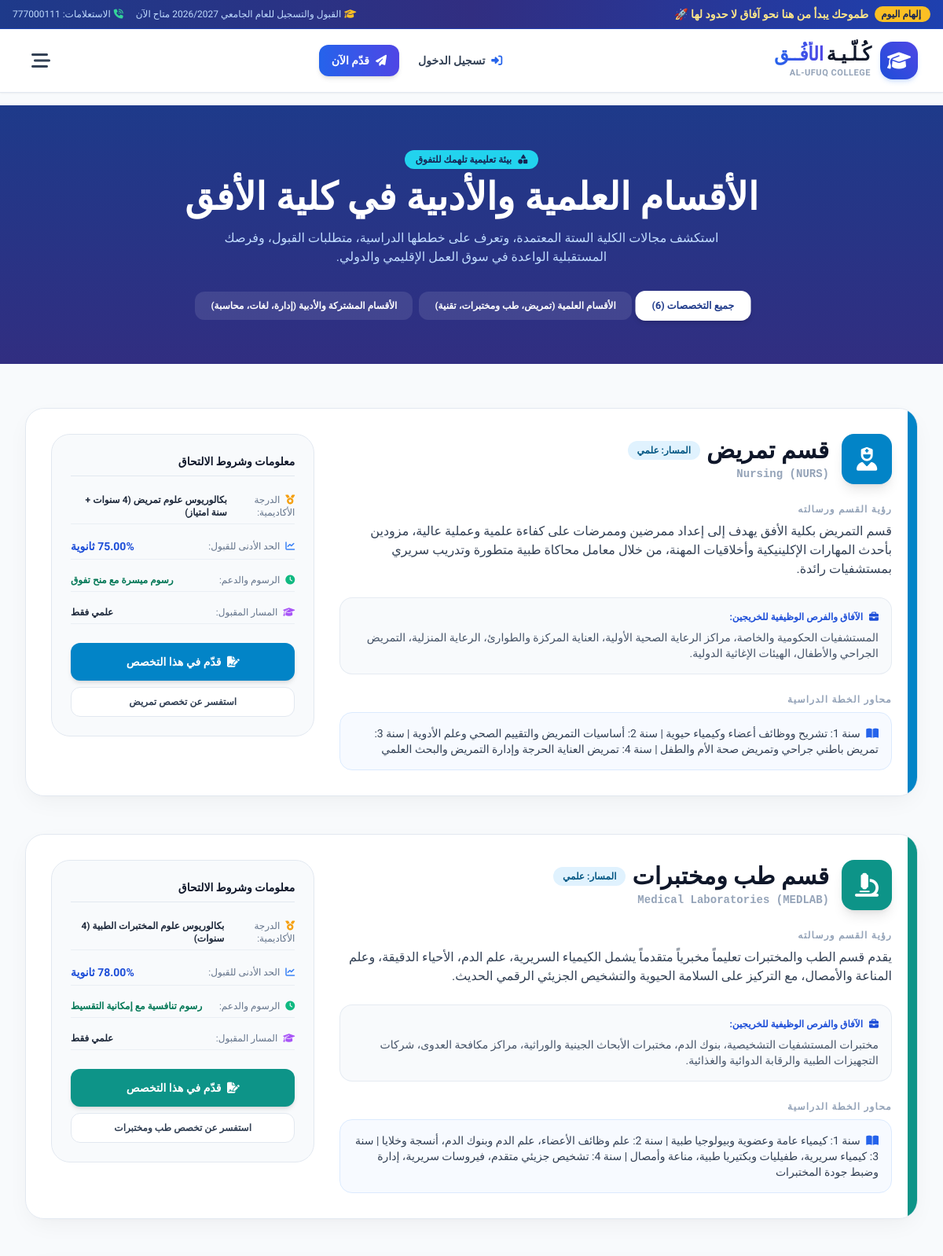
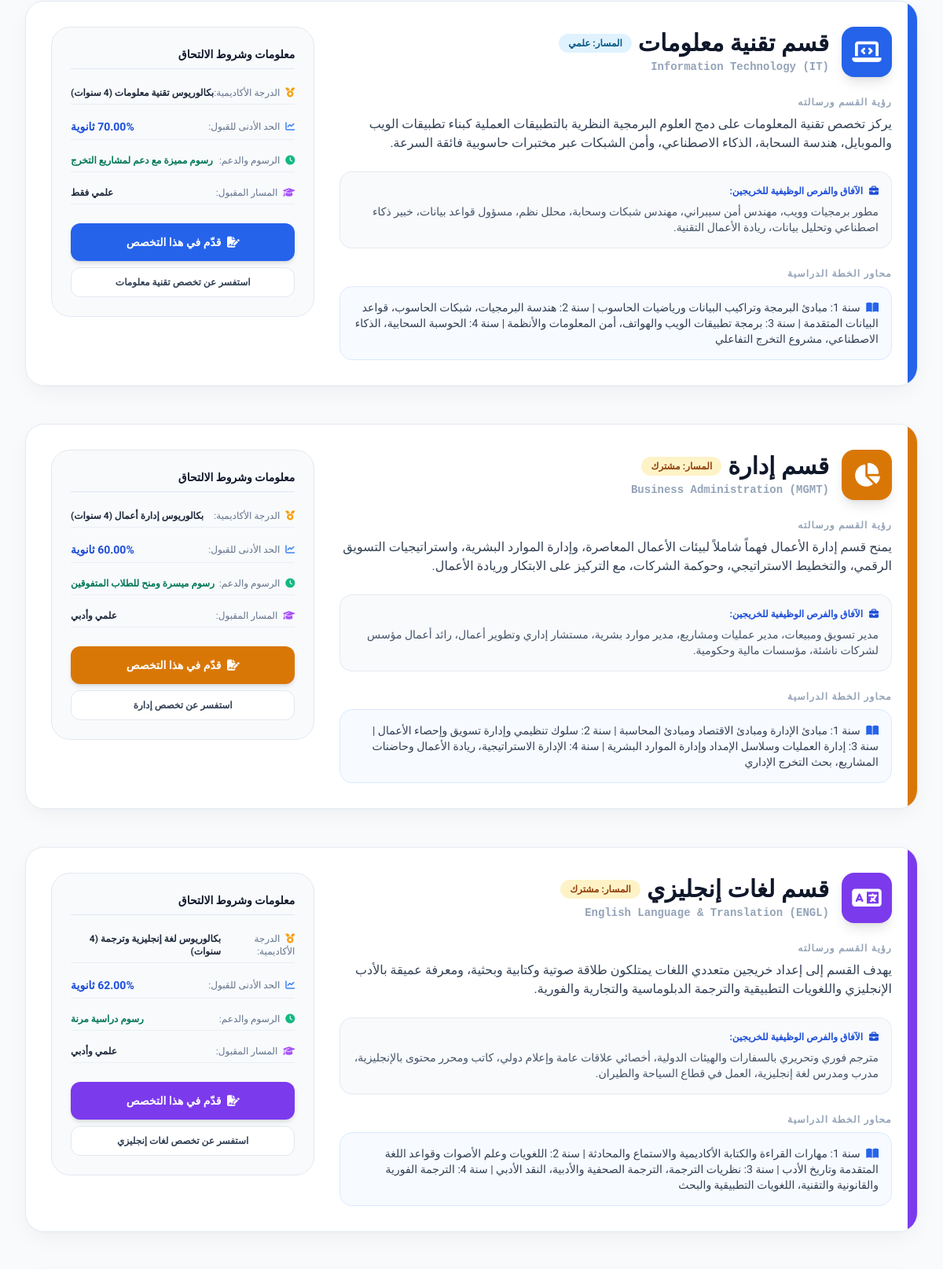
The page /departments.php (upper part) on the database its author committed (2 pictures, top to bottom).
### tables this page shows
CREATE TABLE `departments` (
  `id` INT AUTO_INCREMENT PRIMARY KEY,
  `code` VARCHAR(10) NOT NULL UNIQUE,
  `name_ar` VARCHAR(100) NOT NULL,
  `name_en` VARCHAR(100) NOT NULL,
  `track_type` ENUM('علمي', 'أدبي', 'مشترك') NOT NULL,
  `icon` VARCHAR(50) NOT NULL DEFAULT 'fa-graduation-cap',
  `color_accent` VARCHAR(20) NOT NULL DEFAULT '#2563eb',
  `degree` VARCHAR(50) NOT NULL DEFAULT 'بكالوريوس (4 سنوات)',
  `min_percentage` DECIMAL(5,2) NOT NULL DEFAULT 65.00,
  `annual_fee` VARCHAR(50) NOT NULL DEFAULT 'مناسبة ومدعومة',
  `short_desc` TEXT NOT NULL,
  `full_desc` LONGTEXT NOT NULL,
  `career_opportunities` TEXT NOT NULL,
  `study_plan` TEXT NOT NULL,
  `image` VARCHAR(255) DEFAULT 'dept_default.jpg'
);

### config/db.php (called while the page is built, shortened)
<?php
function clean_input($data) {
    return htmlspecialchars(trim((string)$data), ENT_QUOTES, 'UTF-8');
}

### departments.php (the view, shortened to what this page needs)
<?php
require_once __DIR__ . '/config/db.php';
$filter = clean_input($_GET['track'] ?? 'all');
if ($filter === 'scientific') {
    $stmt = $pdo->prepare("SELECT * FROM departments WHERE track_type = 'علمي' ORDER BY id ASC");
    $stmt->execute();
} elseif ($filter === 'literary') {
    $stmt = $pdo->prepare("SELECT * FROM departments WHERE track_type IN ('أدبي', 'مشترك') ORDER BY id ASC");
    $stmt->execute();
} else {
    $stmt = $pdo->query("SELECT * FROM departments ORDER BY id ASC");
}
$departments = $stmt->fetchAll();
require_once __DIR__ . '/includes/header.php';
?>
<section class="bg-gradient-to-b from-blue-900 to-indigo-900 text-white py-14 relative overflow-hidden">
    <div class="max-w-7xl mx-auto px-4 sm:px-6 lg:px-8 relative z-10 text-center">
        <span class="inline-flex items-center gap-2 px-3.5 py-1 rounded-full bg-cyan-400 text-blue-950 font-black text-xs shadow-sm mb-3">
            <i class="fa-solid fa-shapes"></i> بيئة تعليمية تلهمك للتفوق
        </span>
        <h1 class="text-3xl sm:text-5xl font-black mb-4">الأقسام العلمية والأدبية في كلية الأفق</h1>
        <p class="text-blue-200 text-sm sm:text-base max-w-2xl mx-auto leading-relaxed">
            استكشف مجالات الكلية الستة المعتمدة، وتعرف على خططها الدراسية، متطلبات القبول، وفرصك المستقبلية الواعدة في سوق العمل الإقليمي والدولي.
        </p>
        <div class="flex justify-center gap-2 mt-8">
            <a href="departments.php?track=all" class="px-5 py-2.5 rounded-xl font-bold text-xs transition-all <?= $filter == 'all' ? 'bg-white text-blue-900 shadow-md scale-105' : 'bg-white/10 text-white hover:bg-white/20' ?>">
                جميع التخصصات (6)
            </a>
            <a href="departments.php?track=scientific" class="px-5 py-2.5 rounded-xl font-bold text-xs transition-all <?= $filter == 'scientific' ? 'bg-white text-blue-900 shadow-md scale-105' : 'bg-white/10 text-white hover:bg-white/20' ?>">
                الأقسام العلمية (تمريض، طب ومختبرات، تقنية)
            </a>
            <a href="departments.php?track=literary" class="px-5 py-2.5 rounded-xl font-bold text-xs transition-all <?= $filter == 'literary' ? 'bg-white text-blue-900 shadow-md scale-105' : 'bg-white/10 text-white hover:bg-white/20' ?>">
                الأقسام المشتركة والأدبية (إدارة، لغات، محاسبة)
            </a>
        </div>
    </div>
</section>
<div class="max-w-7xl mx-auto px-4 sm:px-6 lg:px-8 py-14 space-y-12">
    <?php foreach ($departments as $dept): ?>
        <div id="dept-<?= $dept['id'] ?>" class="glass-card rounded-3xl p-8 border border-slate-200 scroll-mt-28 relative overflow-hidden">
            <div class="absolute top-0 right-0 w-3 h-full" style="background-color: <?= $dept['color_accent'] ?>;"></div>
            <div class="grid grid-cols-1 lg:grid-cols-12 gap-8 items-start">
                <div class="lg:col-span-8 space-y-6">
                    <div class="flex items-center gap-4">
                        <div class="w-16 h-16 rounded-2xl flex items-center justify-center text-3xl text-white shadow-lg" style="background-color: <?= $dept['color_accent'] ?>;">
                            <i class="fa-solid <?= $dept['icon'] ?>"></i>
                        </div>
                        <div>
                            <div class="flex items-center gap-2">
                                <h2 class="text-2xl sm:text-3xl font-black text-slate-900">
                                    قسم <?= htmlspecialchars($dept['name_ar']) ?>
                                </h2>
                                <span class="text-xs font-black px-3 py-1 rounded-full <?= $dept['track_type'] == 'علمي' ? 'bg-sky-100 text-sky-800' : 'bg-amber-100 text-amber-800' ?>">
                                    المسار: <?= $dept['track_type'] ?>
                                </span>
                            </div>
                            <div class="text-sm font-bold text-slate-400 font-mono mt-0.5">
                                <?= htmlspecialchars($dept['name_en']) ?> (<?= htmlspecialchars($dept['code']) ?>)
                            </div>
                        </div>
                    </div>
                    <div>
                        <h4 class="text-xs font-extrabold text-slate-400 uppercase tracking-widest mb-2">رؤية القسم ورسالته</h4>
                        <p class="text-slate-700 text-sm sm:text-base leading-relaxed">
                            <?= htmlspecialchars($dept['full_desc']) ?>
                        </p>
                    </div>
                    <div class="p-4 rounded-2xl bg-slate-50 border border-slate-200/80">
                        <h4 class="text-xs font-extrabold text-blue-700 flex items-center gap-2 mb-2">
                            <i class="fa-solid fa-briefcase"></i> الآفاق والفرص الوظيفية للخريجين:
                        </h4>
                        <p class="text-slate-600 text-xs sm:text-sm leading-relaxed">
                            <?= htmlspecialchars($dept['career_opportunities']) ?>
                        </p>
                    </div>
                    <div>
                        <h4 class="text-xs font-extrabold text-slate-400 uppercase tracking-widest mb-2">محاور الخطة الدراسية</h4>
                        <div class="p-4 rounded-2xl bg-blue-50/50 border border-blue-100 text-xs sm:text-sm text-slate-700 leading-relaxed">
                            <i class="fa-solid fa-book-open text-blue-600 ml-1"></i>
                            <?= htmlspecialchars($dept['study_plan']) ?>
                        </div>
                    </div>
                </div>
                <div class="lg:col-span-4 bg-slate-50 rounded-3xl p-6 border border-slate-200 space-y-4">
                    <h4 class="font-black text-slate-900 text-sm pb-2 border-b border-slate-200">
                        معلومات وشروط الالتحاق
                    </h4>
                    <div class="space-y-3 text-xs">
                        <div class="flex justify-between items-center py-1.5 border-b border-slate-200/60">
                            <span class="text-slate-500 font-medium"><i class="fa-solid fa-medal ml-1 text-amber-500"></i> الدرجة الأكاديمية:</span>
                            <span class="font-bold text-slate-800"><?= htmlspecialchars($dept['degree']) ?></span>
                        </div>
                        <div class="flex justify-between items-center py-1.5 border-b border-slate-200/60">
                            <span class="text-slate-500 font-medium"><i class="fa-solid fa-chart-line ml-1 text-blue-500"></i> الحد الأدنى للقبول:</span>
                            <span class="font-black text-blue-700 text-sm"><?= $dept['min_percentage'] ?>% ثانوية</span>
                        </div>
                        <div class="flex justify-between items-center py-1.5 border-b border-slate-200/60">
                            <span class="text-slate-500 font-medium"><i class="fa-solid fa-clock ml-1 text-emerald-500"></i> الرسوم والدعم:</span>
                            <span class="font-bold text-emerald-700"><?= htmlspecialchars($dept['annual_fee']) ?></span>
                        </div>
                        <div class="flex justify-between items-center py-1.5 border-b border-slate-200/60">
                            <span class="text-slate-500 font-medium"><i class="fa-solid fa-graduation-cap ml-1 text-purple-500"></i> المسار المقبول:</span>
                            <span class="font-bold text-slate-800"><?= $dept['track_type'] == 'علمي' ? 'علمي فقط' : 'علمي وأدبي' ?></span>
                        </div>
                    </div>
                    <div class="pt-2 space-y-2">
                        <a href="admissions.php?dept=<?= $dept['id'] ?>" class="block w-full py-3.5 rounded-xl text-center text-white font-extrabold text-sm shadow-md hover:scale-[1.02] transition-all" style="background-color: <?= $dept['color_accent'] ?>;">
                            <i class="fa-solid fa-file-signature ml-1"></i> قدّم في هذا التخصص
                        </a>
                        <a href="inquiries.php?q=<?= urlencode($dept['name_ar']) ?>" class="block w-full py-2.5 rounded-xl text-center bg-white border border-slate-200 hover:bg-slate-100 text-slate-700 font-bold text-xs transition-all">
                            استفسر عن تخصص <?= htmlspecialchars($dept['name_ar']) ?>
                        </a>
                    </div>
                </div>
            </div>
        </div>
    <?php endforeach; ?>
</div>
<?php require_once __DIR__ . '/includes/footer.php'; ?>

### assets/css/style.css (style rules this page uses)
:root { --primary: #1e3a8a; --primary-light: #3b82f6; --secondary: #0891b2; --accent-gold: #f59e0b; --accent-emerald: #10b981; --accent-rose: #f43f5e; --bg-soft: #f8fafc; --text-main: #0f172a; --text-muted: #64748b; --card-bg: rgba(255, 255, 255, 0.95); --border-subtle: #e2e8f0; }
* { font-family: 'Tajawal', 'Cairo', sans-serif; box-sizing: border-box; }
body { background-color: #f8fafc; color: var(--text-main); direction: rtl; text-align: right; overflow-x: hidden; }
.glass-card { background: rgba(255, 255, 255, 0.88); backdrop-filter: blur(12px); -webkit-backdrop-filter: blur(12px); border: 1px solid rgba(255, 255, 255, 0.6); box-shadow: 0 10px 30px -5px rgba(0, 0, 0, 0.05), 0 4px 6px -2px rgba(0, 0, 0, 0.02); transition: all 0.3s cubic-bezier(0.4, 0, 0.2, 1); }

### rows shown on the page
departments: name_ar "تمريض", track_type "علمي", name_en "Nursing", code "NURS", full_desc "قسم التمريض بكلية الأفق يهدف إلى إعداد ممرضين وممرضات على كفاءة علمية وعملية عالية، مزودين بأحدث المهارات الإكلينيكية وأخلاقيات المهنة، من خلال معامل محاكاة طبية متطورة وتدريب سريري بمستشفيات رائدة.", career_opportunities "المستشفيات الحكومية والخاصة، مراكز الرعاية الصحية الأولية، العناية المركزة والطوارئ، الرعاية المنزلية، التمريض الجراحي والأطفال، الهيئات الإغاثية الدولية.", study_plan "سنة 1: تشريح ووظائف أعضاء وكيمياء حيوية | سنة 2: أساسيات التمريض والتقييم الصحي وعلم الأدوية | سنة 3: تمريض باطني جراحي وتمريض صحة الأم والطفل | سنة 4: تمريض العناية الحرجة وإدارة التمريض والبحث العلمي", degree "بكالوريوس علوم تمريض (4 سنوات + سنة امتياز)", min_percentage "75.00", annual_fee "رسوم ميسرة مع منح تفوق", shows "علمي فقط"
departments: name_ar "طب ومختبرات", track_type "علمي", name_en "Medical Laboratories", code "MEDLAB", full_desc "يقدم قسم الطب والمختبرات تعليماً مخبرياً متقدماً يشمل الكيمياء السريرية، علم الدم، الأحياء الدقيقة، وعلم المناعة والأمصال، مع التركيز على السلامة الحيوية والتشخيص الجزيئي الرقمي الحديث.", career_opportunities "مختبرات المستشفيات التشخيصية، بنوك الدم، مختبرات الأبحاث الجينية والوراثية، مراكز مكافحة العدوى، شركات التجهيزات الطبية والرقابة الدوائية والغذائية.", study_plan "سنة 1: كيمياء عامة وعضوية وبيولوجيا طبية | سنة 2: علم وظائف الأعضاء، علم الدم وبنوك الدم، أنسجة وخلايا | سنة 3: كيمياء سريرية، طفيليات وبكتيريا طبية، مناعة وأمصال | سنة 4: تشخيص جزيئي متقدم، فيروسات سريرية، إدارة وضبط جودة المختبرات", degree "بكالوريوس علوم المختبرات الطبية (4 سنوات)", min_percentage "78.00", annual_fee "رسوم تنافسية مع إمكانية التقسيط", shows "علمي فقط"
departments: name_ar "تقنية معلومات", track_type "علمي", name_en "Information Technology", code "IT", full_desc "يركز تخصص تقنية المعلومات على دمج العلوم البرمجية النظرية بالتطبيقات العملية كبناء تطبيقات الويب والموبايل، هندسة السحابة، الذكاء الاصطناعي، وأمن الشبكات عبر مختبرات حاسوبية فائقة السرعة.", career_opportunities "مطور برمجيات وويب، مهندس أمن سيبراني، مهندس شبكات وسحابة، محلل نظم، مسؤول قواعد بيانات، خبير ذكاء اصطناعي وتحليل بيانات، ريادة الأعمال التقنية.", study_plan "سنة 1: مبادئ البرمجة وتراكيب البيانات ورياضيات الحاسوب | سنة 2: هندسة البرمجيات، شبكات الحاسوب، قواعد البيانات المتقدمة | سنة 3: برمجة تطبيقات الويب والهواتف، أمن المعلومات والأنظمة | سنة 4: الحوسبة السحابية، الذكاء الاصطناعي، مشروع التخرج التفاعلي", degree "بكالوريوس تقنية معلومات (4 سنوات)", min_percentage "70.00", annual_fee "رسوم مميزة مع دعم لمشاريع التخرج", shows "علمي فقط"
departments: name_ar "إدارة", track_type "مشترك", name_en "Business Administration", code "MGMT", full_desc "يمنح قسم إدارة الأعمال فهماً شاملاً لبيئات الأعمال المعاصرة، وإدارة الموارد البشرية، واستراتيجيات التسويق الرقمي، والتخطيط الاستراتيجي، وحوكمة الشركات، مع التركيز على الابتكار وريادة الأعمال.", career_opportunities "مدير تسويق ومبيعات، مدير عمليات ومشاريع، مدير موارد بشرية، مستشار إداري وتطوير أعمال، رائد أعمال مؤسس لشركات ناشئة، مؤسسات مالية وحكومية.", study_plan "سنة 1: مبادئ الإدارة ومبادئ الاقتصاد ومبادئ المحاسبة | سنة 2: سلوك تنظيمي وإدارة تسويق وإحصاء الأعمال | سنة 3: إدارة العمليات وسلاسل الإمداد وإدارة الموارد البشرية | سنة 4: الإدارة الاستراتيجية، ريادة الأعمال وحاضنات المشاريع، بحث التخرج الإداري", degree "بكالوريوس إدارة أعمال (4 سنوات)", min_percentage "60.00", annual_fee "رسوم ميسرة ومنح للطلاب المتفوقين", shows "علمي وأدبي"
departments: name_ar "لغات إنجليزي", track_type "مشترك", name_en "English Language & Translation", code "ENGL", full_desc "يهدف القسم إلى إعداد خريجين متعددي اللغات يمتلكون طلاقة صوتية وكتابية وبحثية، ومعرفة عميقة بالأدب الإنجليزي واللغويات التطبيقية والترجمة الدبلوماسية والتجارية والفورية.", career_opportunities "مترجم فوري وتحريري بالسفارات والهيئات الدولية، أخصائي علاقات عامة وإعلام دولي، كاتب ومحرر محتوى بالإنجليزية، مدرب ومدرس لغة إنجليزية، العمل في قطاع السياحة والطيران.", study_plan "سنة 1: مهارات القراءة والكتابة الأكاديمية والاستماع والمحادثة | سنة 2: اللغويات وعلم الأصوات وقواعد اللغة المتقدمة وتاريخ الأدب | سنة 3: نظريات الترجمة، الترجمة الصحفية والأدبية، النقد الأدبي | سنة 4: الترجمة الفورية والقانونية والتقنية، اللغويات التطبيقية والبحث", degree "بكالوريوس لغة إنجليزية وترجمة (4 سنوات)", min_percentage "62.00", annual_fee "رسوم دراسية مرنة", shows "علمي وأدبي"
